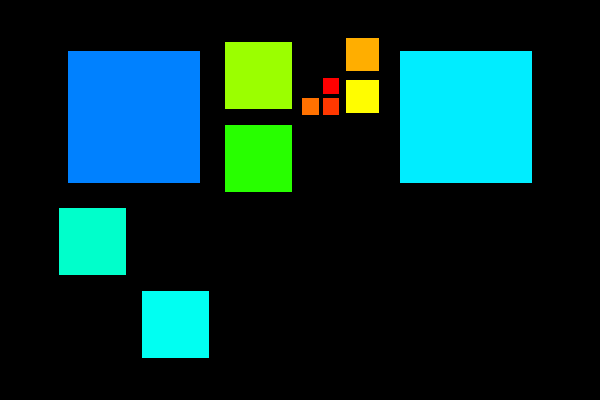

This figure's Python source:
#!/usr/bin/env python
# Demonstrate building a 2D uniform hyper tree grid with mask, with shrink filter.

import vtkmodules.vtkInteractionStyle  # noqa: F401
import vtkmodules.vtkRenderingOpenGL2  # noqa: F401

from vtkmodules.vtkCommonCore import vtkBitArray, vtkLookupTable, vtkUnsignedCharArray
from vtkmodules.vtkCommonDataModel import (
    vtkHyperTreeGridNonOrientedCursor,
    vtkUniformHyperTreeGrid,
)
from vtkmodules.vtkFiltersGeneral import vtkShrinkFilter
from vtkmodules.vtkFiltersHyperTree import vtkHyperTreeGridGeometry
from vtkmodules.vtkRenderingCore import (
    vtkActor,
    vtkCamera,
    vtkDataSetMapper,
    vtkRenderWindow,
    vtkRenderWindowInteractor,
    vtkRenderer,
)

# Create the hyper tree grid.
htg = vtkUniformHyperTreeGrid()
htg.Initialize()

scalar_array = vtkUnsignedCharArray()
scalar_array.SetName("scalar")
scalar_array.SetNumberOfValues(0)
htg.GetCellData().AddArray(scalar_array)
htg.GetCellData().SetActiveScalars("scalar")

mask = vtkBitArray()
mask.SetName("mask")
mask.SetNumberOfValues(26)
mask.FillComponent(0, 0)
htg.SetMask(mask)

htg.SetDimensions([4, 3, 1])
htg.SetBranchFactor(2)
htg.SetOrigin([-1.0, -1.0, -2])
htg.SetGridScale([1.0, 1.0, 1.0])

# Split the various trees.
cursor = vtkHyperTreeGridNonOrientedCursor()
offset_index = 0

# ROOT CELL 0
htg.InitializeNonOrientedCursor(cursor, 0, True)
cursor.SetGlobalIndexStart(offset_index)
idx = cursor.GetGlobalNodeIndex()
scalar_array.InsertTuple1(idx, 1)
cursor.SubdivideLeaf()

cursor.ToChild(0)
idx = cursor.GetGlobalNodeIndex()
scalar_array.InsertTuple1(idx, 7)
mask.SetValue(idx, 1)  # MASK 0/0
cursor.ToParent()

cursor.ToChild(1)
idx = cursor.GetGlobalNodeIndex()
scalar_array.InsertTuple1(idx, 8)
cursor.ToParent()

cursor.ToChild(2)
idx = cursor.GetGlobalNodeIndex()
scalar_array.InsertTuple1(idx, 9)
cursor.ToParent()

cursor.ToChild(3)
idx = cursor.GetGlobalNodeIndex()
scalar_array.InsertTuple1(idx, 10)
mask.SetValue(idx, 1)  # MASK 0/3
cursor.ToParent()

offset_index += cursor.GetTree().GetNumberOfVertices()

# ROOT CELL 1
htg.InitializeNonOrientedCursor(cursor, 1, True)
cursor.SetGlobalIndexStart(offset_index)
idx = cursor.GetGlobalNodeIndex()
scalar_array.InsertTuple1(idx, 2)
mask.SetValue(idx, 1)  # MASK
offset_index += cursor.GetTree().GetNumberOfVertices()

# ROOT CELL 2
htg.InitializeNonOrientedCursor(cursor, 2, True)
cursor.SetGlobalIndexStart(offset_index)
idx = cursor.GetGlobalNodeIndex()
scalar_array.InsertTuple1(idx, 3)
cursor.SubdivideLeaf()

cursor.ToChild(0)
idx = cursor.GetGlobalNodeIndex()
scalar_array.InsertTuple1(idx, 11)
cursor.ToParent()

cursor.ToChild(1)
idx = cursor.GetGlobalNodeIndex()
scalar_array.InsertTuple1(idx, 12)
cursor.ToParent()

cursor.ToChild(2)
idx = cursor.GetGlobalNodeIndex()
scalar_array.InsertTuple1(idx, 13)
mask.SetValue(idx, 1)  # MASK 2/2
cursor.ToParent()

cursor.ToChild(3)
idx = cursor.GetGlobalNodeIndex()
scalar_array.InsertTuple1(idx, 14)
cursor.ToParent()

idx = cursor.GetGlobalNodeIndex()
mask.SetValue(idx, 1)  # MASK 2 (ROOT CELL)

offset_index += cursor.GetTree().GetNumberOfVertices()

# ROOT CELL 3
htg.InitializeNonOrientedCursor(cursor, 3, True)
cursor.SetGlobalIndexStart(offset_index)
idx = cursor.GetGlobalNodeIndex()
scalar_array.InsertTuple1(idx, 4)
offset_index += cursor.GetTree().GetNumberOfVertices()

# ROOT CELL 4
htg.InitializeNonOrientedCursor(cursor, 4, True)
cursor.SetGlobalIndexStart(offset_index)
idx = cursor.GetGlobalNodeIndex()
scalar_array.InsertTuple1(idx, 5)
cursor.SubdivideLeaf()

cursor.ToChild(0)
idx = cursor.GetGlobalNodeIndex()
scalar_array.InsertTuple1(idx, 15)
cursor.ToParent()

cursor.ToChild(1)
idx = cursor.GetGlobalNodeIndex()
scalar_array.InsertTuple1(idx, 16)
mask.SetValue(idx, 1)  # MASK 4/1
cursor.ToParent()

cursor.ToChild(2)
idx = cursor.GetGlobalNodeIndex()
scalar_array.InsertTuple1(idx, 17)
cursor.ToParent()

cursor.ToChild(3)
idx = cursor.GetGlobalNodeIndex()
scalar_array.InsertTuple1(idx, 18)
cursor.SubdivideLeaf()

# ROOT CELL 4/3/[0-3]
cursor.ToChild(0)
idx = cursor.GetGlobalNodeIndex()
scalar_array.InsertTuple1(idx, 19)
cursor.SubdivideLeaf()

# ROOT CELL 4/3/0/[0-3]
cursor.ToChild(0)
idx = cursor.GetGlobalNodeIndex()
scalar_array.InsertTuple1(idx, 23)
cursor.ToParent()

cursor.ToChild(1)
idx = cursor.GetGlobalNodeIndex()
scalar_array.InsertTuple1(idx, 24)
cursor.ToParent()

cursor.ToChild(2)
idx = cursor.GetGlobalNodeIndex()
scalar_array.InsertTuple1(idx, 25)
mask.SetValue(idx, 1)  # MASK 4/3/0/2
cursor.ToParent()

cursor.ToChild(3)
idx = cursor.GetGlobalNodeIndex()
scalar_array.InsertTuple1(idx, 26)
cursor.ToParent()

cursor.ToParent()

cursor.ToChild(1)
idx = cursor.GetGlobalNodeIndex()
scalar_array.InsertTuple1(idx, 20)
cursor.ToParent()

cursor.ToChild(2)
idx = cursor.GetGlobalNodeIndex()
scalar_array.InsertTuple1(idx, 21)
mask.SetValue(idx, 1)  # MASK 4/3/2
cursor.ToParent()

cursor.ToChild(3)
idx = cursor.GetGlobalNodeIndex()
scalar_array.InsertTuple1(idx, 22)
cursor.ToParent()

cursor.ToParent()

offset_index += cursor.GetTree().GetNumberOfVertices()

# ROOT CELL 5
htg.InitializeNonOrientedCursor(cursor, 5, True)
cursor.SetGlobalIndexStart(offset_index)
idx = cursor.GetGlobalNodeIndex()
scalar_array.InsertTuple1(idx, 6)

# Geometry filter.
geometry = vtkHyperTreeGridGeometry()
geometry.SetInputData(htg)

# Shrink filter.
shrink = vtkShrinkFilter()
shrink.SetInputConnection(geometry.GetOutputPort())
shrink.SetShrinkFactor(0.8)

# Lookup table.
lut = vtkLookupTable()
lut.SetHueRange(0.66, 0)
lut.UsingLogScale()
lut.Build()

# Mapper.
mapper = vtkDataSetMapper()
mapper.SetInputConnection(shrink.GetOutputPort())
mapper.SetLookupTable(lut)
mapper.SetColorModeToMapScalars()
mapper.SetScalarModeToUseCellFieldData()
mapper.SelectColorArray("scalar")
data_range = [1, 26]
mapper.SetScalarRange(data_range[0], data_range[1])

# Actor.
actor = vtkActor()
actor.SetMapper(mapper)

# Standard rendering pipeline.
renderer = vtkRenderer()
renderer.AddActor(actor)

render_window = vtkRenderWindow()
render_window.SetSize(600, 400)
render_window.AddRenderer(renderer)
render_window.SetWindowName("uniform hypertree grid2d mask")

# Camera.
bd = htg.GetBounds()
camera = vtkCamera()
camera.SetClippingRange(1.0, 100.0)
focal = []
for i in range(3):
    focal.append(bd[2 * i] + (bd[2 * i + 1] - bd[2 * i]) / 2.0)
camera.SetFocalPoint(focal)
camera.SetPosition(focal[0], focal[1], focal[2] + 4.0)
renderer.SetActiveCamera(camera)

interactor = vtkRenderWindowInteractor()
interactor.SetRenderWindow(render_window)

interactor.Initialize()
interactor.Start()
